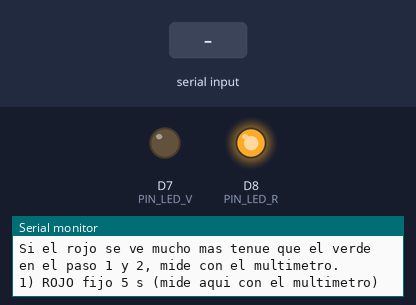
Recording of a sketch running on a simulated ESP8266 (NodeMCU). Parts: output pins drawn as LEDs (lit = HIGH), the last lines printed to the serial monitor. Inputs (shaded band) come from the test bench.

Above: at 1.5 s.
1.6 s: "v" received over Serial
At 2.2 s:
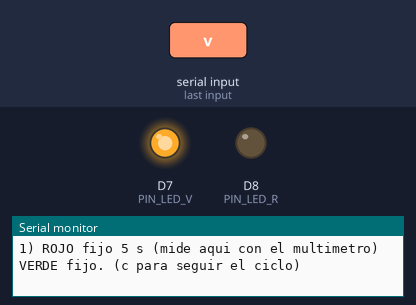
3.1 s: "c" received over Serial
At 3.5 s:
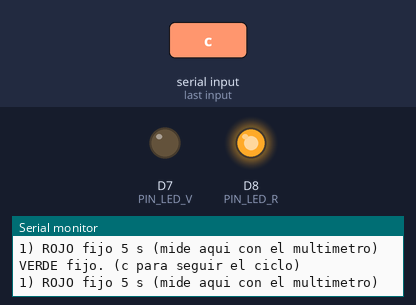
4.6 s: "r" received over Serial
At 5.2 s:
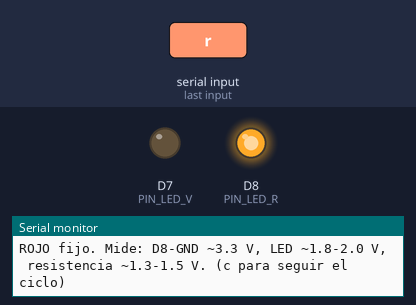
Timing chart, 0 to 7.6 s (numbered marks = the images above; inputs shaded):
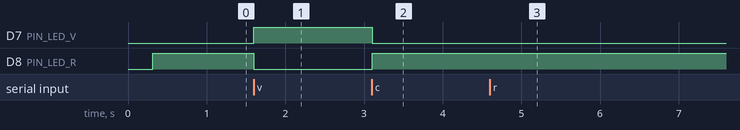

Measured:
- after the input at 1.6 s, D7 (PIN_LED_V): LOW → HIGH at once; D8 (PIN_LED_R): HIGH → LOW at once
- after the input at 3.1 s, D7 (PIN_LED_V): HIGH → LOW at once; D8 (PIN_LED_R): LOW → HIGH at once
- after the input at 4.6 s, D7 (PIN_LED_V): stays LOW (without the input it goes to HIGH after 3.5 s); D8 (PIN_LED_R): stays HIGH (without the input it goes to LOW after 3.5 s)

The sketch:

prueba_led_rojo.ino
```cpp
// Argos · PRUEBA DEL LED ROJO (D8) comparado con el LED verde (D7). Sirve para cualquier nodo.
// Placa: NodeMCU 1.0 (ESP-12E Module). Monitor serie: 115200 baudios. No usa WiFi ni librerías extra.
//
// Ciclo que se repite:
//   1. Rojo fijo 5 s        -> aquí se mide con el multímetro (ver abajo)
//   2. Verde fijo 5 s       -> para comparar el brillo
//   3. Los dos juntos 3 s
//   4. Rojo parpadeando rápido 3 s
//   5. Rojo subiendo y bajando de brillo 4 s (si se ve el cambio, el pin y el LED responden bien)
//
// Comandos por el monitor serie (letra y Enter):
//   r rojo fijo hasta que mandes otra letra (para medir con calma) · v verde fijo · a apagar · c seguir el ciclo
//
// Cómo medir (multímetro en DCV, con el rojo fijo):
//   - Entre D8 y GND: unos 3.3 V. Si sale mucho menos, el pin o el puente a la resistencia tiene mal contacto.
//   - Entre las patas del LED rojo: unos 1.8 a 2.0 V. Si sale casi 3.3 V, el LED no conduce (al revés o dañado).
//   - En la resistencia: unos 1.3 a 1.5 V. Si sale casi 3.3 V, la resistencia es de valor muy alto
//     (330 ohm es naranja, naranja, café; 10 k es café, negro, naranja y deja el LED muy tenue).

constexpr uint8_t PIN_LED_V = D7;
constexpr uint8_t PIN_LED_R = D8;

char modo = 'c';  // c = ciclo, r = rojo fijo, v = verde fijo, a = apagado

void apagar() {
  analogWrite(PIN_LED_R, 0);
  digitalWrite(PIN_LED_R, LOW);
  digitalWrite(PIN_LED_V, LOW);
}

// Espera ms milisegundos atendiendo el monitor serie; false si llegó un comando que corta el ciclo.
bool esperar(uint32_t ms) {
  uint32_t t0 = millis();
  while (millis() - t0 < ms) {
    if (Serial.available()) {
      char c = Serial.read();
      if (c == 'r' || c == 'v' || c == 'a' || c == 'c') {
        modo = c;
        return false;
      }
    }
    delay(5);
    yield();
  }
  return true;
}

void ciclo() {
  Serial.println(F("1) ROJO fijo 5 s (mide aqui con el multimetro)"));
  apagar(); digitalWrite(PIN_LED_R, HIGH);
  if (!esperar(5000)) return;

  Serial.println(F("2) VERDE fijo 5 s (compara el brillo con el rojo)"));
  apagar(); digitalWrite(PIN_LED_V, HIGH);
  if (!esperar(5000)) return;

  Serial.println(F("3) Los DOS juntos 3 s"));
  digitalWrite(PIN_LED_R, HIGH); digitalWrite(PIN_LED_V, HIGH);
  if (!esperar(3000)) return;

  Serial.println(F("4) ROJO parpadeando rapido 3 s"));
  apagar();
  for (int i = 0; i < 12; i++) {
    digitalWrite(PIN_LED_R, i % 2);
    if (!esperar(250)) return;
  }

  Serial.println(F("5) ROJO subiendo y bajando de brillo 4 s"));
  apagar();
  for (int i = 0; i <= 100; i++) {
    analogWrite(PIN_LED_R, map(i < 50 ? i : 100 - i, 0, 50, 0, 1023));
    if (!esperar(40)) return;
  }
  apagar();
  Serial.println(F("-- fin del ciclo --\n"));
  esperar(1000);
}

void setup() {
  pinMode(PIN_LED_V, OUTPUT);
  pinMode(PIN_LED_R, OUTPUT);
  apagar();
  Serial.begin(115200);
  delay(300);
  Serial.println(F("\n=== Argos: prueba del LED rojo (D8) contra el verde (D7) ==="));
  Serial.println(F("Comandos: r rojo fijo | v verde fijo | a apagar | c ciclo"));
  Serial.println(F("Si el rojo se ve mucho mas tenue que el verde en el paso 1 y 2, mide con el multimetro."));
}

void loop() {
  switch (modo) {
    case 'c':
      ciclo();
      break;
    case 'r':
      apagar(); digitalWrite(PIN_LED_R, HIGH);
      Serial.println(F("ROJO fijo. Mide: D8-GND ~3.3 V, LED ~1.8-2.0 V, resistencia ~1.3-1.5 V. (c para seguir el ciclo)"));
      while (esperar(60000)) {}
      break;
    case 'v':
      apagar(); digitalWrite(PIN_LED_V, HIGH);
      Serial.println(F("VERDE fijo. (c para seguir el ciclo)"));
      while (esperar(60000)) {}
      break;
    case 'a':
      apagar();
      Serial.println(F("Apagados. (c para seguir el ciclo)"));
      while (esperar(60000)) {}
      break;
  }
}
```
